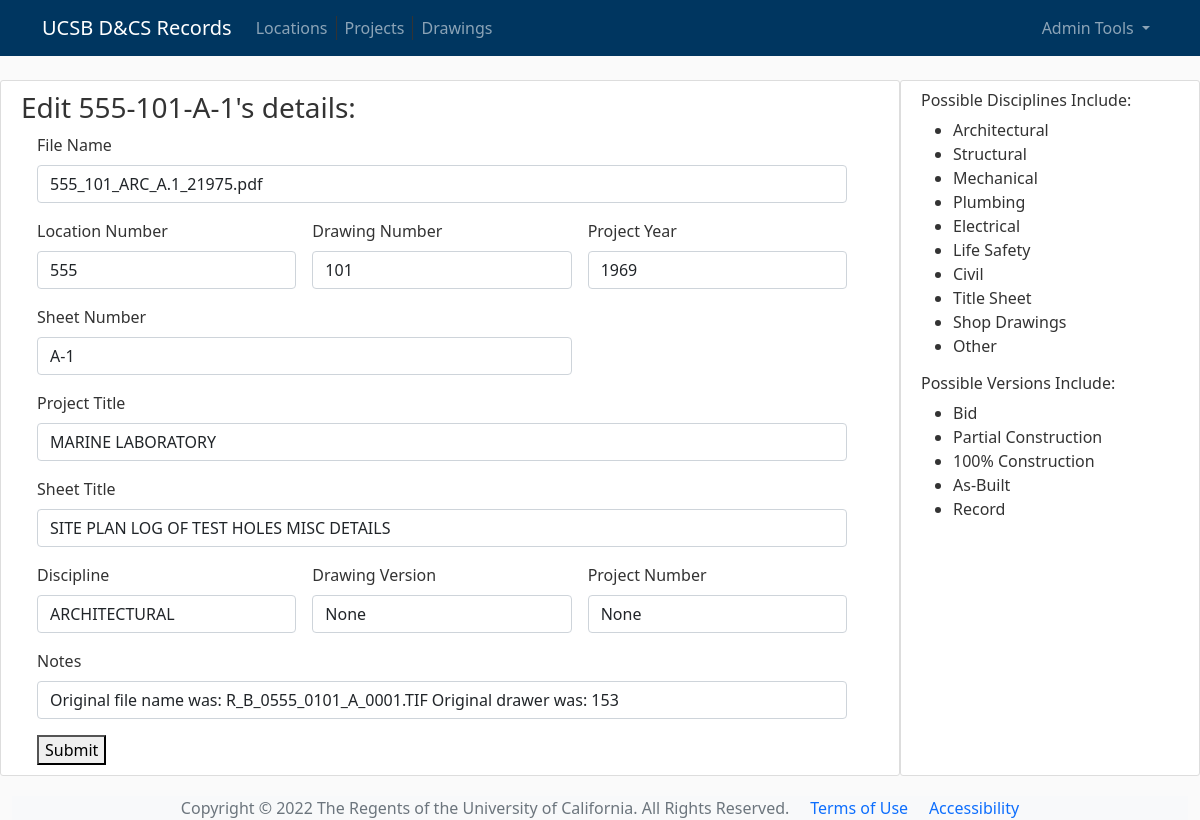
The page /2949/editdraw/ (signed in) on the database as committed earlier.
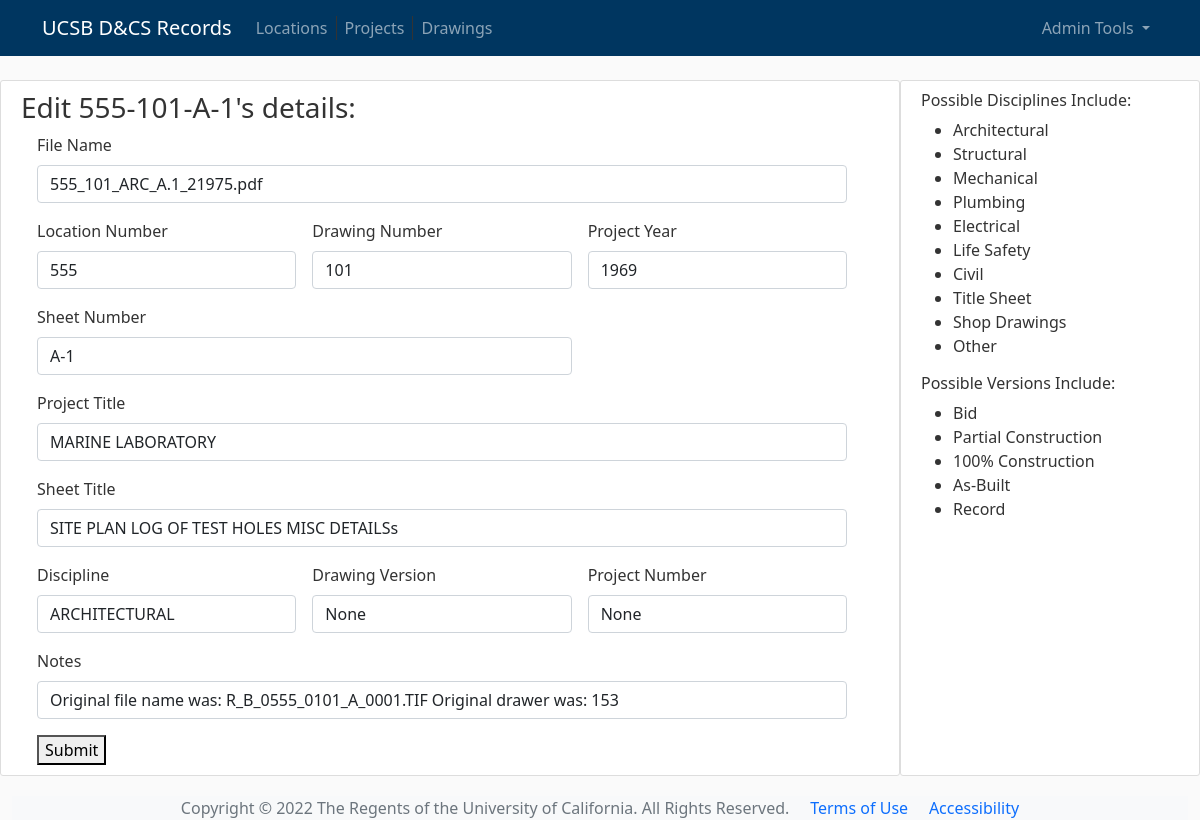
The same page on the database as committed later.
### flaskdraw/models.py (models this page shows, shortened)
class Drawings(db.Model):
    id = db.Column(db.Integer, primary_key=True)
    oldname = db.Column(db.String(255), nullable=True)
    newname = db.Column(db.String(255), nullable=True)
    locnum = db.Column(db.Integer, nullable=True)
    drawnum = db.Column(db.Integer, nullable=True)
    project_title = db.Column(db.String(255), nullable=True)
    project_number = db.Column(db.String(50), nullable=True)
    project_year = db.Column(db.Integer, nullable=True)
    sheet_title = db.Column(db.String(255), nullable=True)
    sheet_number = db.Column(db.String(255), nullable=True)
    discipline = db.Column(db.String(255), nullable=True)
    drawing_version = db.Column(db.String(255), nullable=True)
    notes = db.Column(db.Text, nullable=True)
    physical_location = db.Column(db.String(255), nullable=True)

### flaskdraw/bp_drawings/routes.py (the view, shortened to what this page needs)
@bp_drawings.route("/<int:drawing_id>/editdraw/", methods=("GET", "POST"))
@login_required  # login required for this page
def edit_draw(drawing_id):
    drawing = Drawings.query.get_or_404(drawing_id)
    return render_template("edit_draw.html", drawing=drawing, sidebar="drawingedit")

### flaskdraw/models.py (called while the page is built)
@login_manager.user_loader
def load_user(user_id):
    return User.query.get(int(user_id))

### flaskdraw/templates/edit_draw.html (shortened to what this page needs)
{% extends 'base.html' %}
{% block content %}
<h3>
        Edit {{ drawing.locnum }}-{{ drawing.drawnum }}-{{ drawing.sheet_number }}'s details:
</h3>
<form method="post" class="row g-3 container-fluid">
        <div class="col-md-12">
                <label for="newname" class="form-label" for="newname">File Name</label>
                <input type="text" name="newname" value="{{ drawing.newname }}" id="newname" class="form-control">
        </div>
        <div class="col-md-4">
                <label for="locnum" class="form-label" for="locnum">Location Number</label>
                <input type="number" name="locnum" value="{{ drawing.locnum }}" id="locnum" class="form-control">
        </div>
        <div class="col-md-4">
                <label for="drawnum" class="form-label" for="drawnum">Drawing Number</label>
                <input type="number" name="drawnum" value="{{ drawing.drawnum }}" id="drawnum" class="form-control">
        </div>
        <div class="col-md-4">
                <label for="project_year" class="form-label" for="project_year">Project Year</label>
                <input type="number" name="project_year" value="{{ drawing.project_year }}" id="project_year"
                        class="form-control">
        </div>
        <div class="col-md-8">
                <label for="sheet_number" class="form-label" for="sheet_number">Sheet Number</label>
                <input type="text" name="sheet_number" value="{{ drawing.sheet_number }}" id="sheet_number"
                        class="form-control">
        </div>
        <div class="col-md-12">
                <label for="project_title" class="form-label" for="project_title">Project Title</label>
                <input type="text" name="project_title" value="{{ drawing.project_title }}" id="project_title"
                        class="form-control">
        </div>
        <div class="col-md-12">
                <label for="sheet_title" class="form-label" for="sheet_title">Sheet Title</label>
                <input type="text" name="sheet_title" value="{{ drawing.sheet_title }}" id="sheet_title"
                        class="form-control">
        </div>
        <div class="col-md-4">
                <label for="discipline" class="form-label" for="discipline">Discipline</label>
                <input type="text" name="discipline" value="{{ drawing.discipline }}" id="discipline"
                        class="form-control">
        </div>
        <div class="col-md-4">
                <label for="drawing_version" class="form-label" for="drawing_version">Drawing Version</label>
                <input type="text" name="drawing_version" value="{{ drawing.drawing_version }}" id="drawing_version"
                        class="form-control">
        </div>
        <div class="col-md-4">
                <label for="project_number" class="form-label" for="project_number">Project Number</label>
                <input type="text" name="project_number" value="{{ drawing.project_number }}" id="project_number"
                        class="form-control">
        </div>
        <div class="col-md-12">
                <label for="notes" class="form-label" for="notes">Notes</label>
                <input type="textarea" name="notes" value="{{ drawing.notes }}" id="notes" class="form-control">
        </div>
        <div class="col-12">
                <button type="submit">Submit</button>
        </div>
</form>
{% endblock content %}

Rows that differ between the two databases and show on the page:
changed Drawings "555_101_ARC_A.1_21975.pdf": sheet_title "SITE PLAN LOG OF TEST HOLES MISC DETAILS" → "SITE PLAN LOG OF TEST HOLES MISC DETAILSs"
